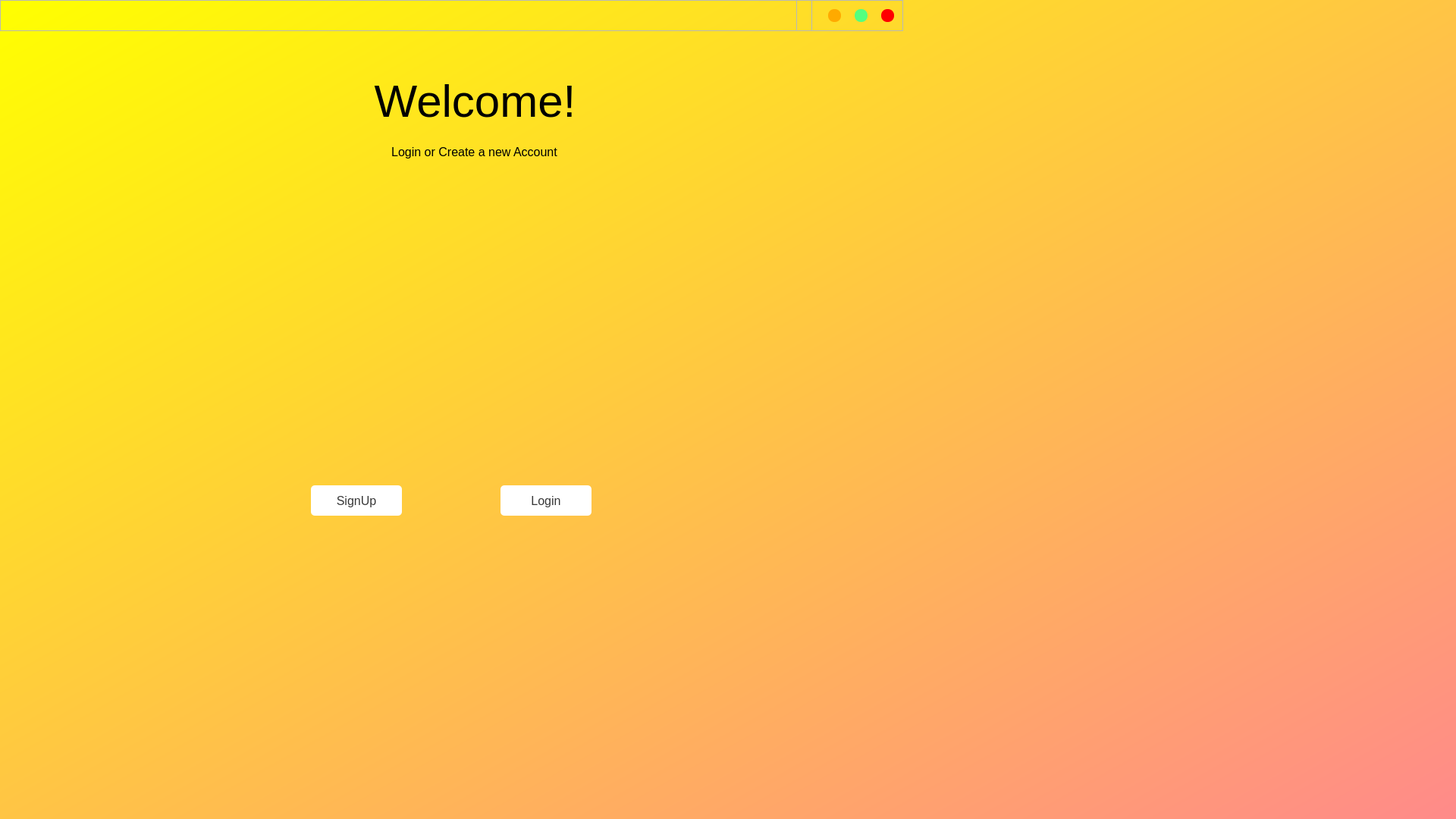
<?xml version="1.0" encoding="UTF-8"?>
<ui version="4.0">
 <class>Dialog</class>
 <widget class="QDialog" name="Dialog">
  <property name="geometry">
   <rect>
    <x>0</x>
    <y>0</y>
    <width>1920</width>
    <height>1080</height>
   </rect>
  </property>
  <property name="sizePolicy">
   <sizepolicy hsizetype="Expanding" vsizetype="Expanding">
    <horstretch>0</horstretch>
    <verstretch>0</verstretch>
   </sizepolicy>
  </property>
  <property name="maximumSize">
   <size>
    <width>16777215</width>
    <height>16777215</height>
   </size>
  </property>
  <property name="windowTitle">
   <string>Dialog</string>
  </property>
  <property name="styleSheet">
   <string notr="true">QDialog#Dialog{background-color:qlineargradient(spread:pad, x1:0, y1:0, x2:1, y2:1, stop:0 rgba(255, 255, 0, 255), stop:1 rgba(255, 138, 138, 255));
border-radius:15px;
}</string>
  </property>
  <widget class="QFrame" name="frame">
   <property name="geometry">
    <rect>
     <x>0</x>
     <y>0</y>
     <width>1311</width>
     <height>851</height>
    </rect>
   </property>
   <property name="sizePolicy">
    <sizepolicy hsizetype="Fixed" vsizetype="Fixed">
     <horstretch>0</horstretch>
     <verstretch>0</verstretch>
    </sizepolicy>
   </property>
   <property name="layoutDirection">
    <enum>Qt::LeftToRight</enum>
   </property>
   <property name="autoFillBackground">
    <bool>false</bool>
   </property>
   <property name="styleSheet">
    <string notr="true">QWidget#widget{
background-color:qlineargradient(spread:pad, x1:0, y1:0, x2:1, y2:1, stop:0 rgba(255, 255, 0, 255), stop:1 rgba(255, 138, 138, 255));
border-radius:15px;
}</string>
   </property>
   <property name="frameShape">
    <enum>QFrame::NoFrame</enum>
   </property>
   <widget class="QPushButton" name="face">
    <property name="geometry">
     <rect>
      <x>210</x>
      <y>280</y>
      <width>320</width>
      <height>300</height>
     </rect>
    </property>
    <property name="styleSheet">
     <string notr="true">QPushButton#face{
border-image:url(&quot;mask.jpg&quot;);
border-radius:10px;
border-width:1px;
}
QPushButton#face:pressed{
border-style:solid;
border-width:4px;
}
QPushButton#face:hover{
background-color:rgba(128,128,128,200 );
}
</string>
    </property>
    <property name="text">
     <string/>
    </property>
   </widget>
   <widget class="QPushButton" name="social">
    <property name="geometry">
     <rect>
      <x>660</x>
      <y>280</y>
      <width>320</width>
      <height>300</height>
     </rect>
    </property>
    <property name="styleSheet">
     <string notr="true">QPushButton#social{
border-image:url(&quot;social.jpg&quot;);
border-radius:10px;
border-width:1px;
}
QPushButton#social:pressed{
border-style:solid;
border-width:4px;
}</string>
    </property>
    <property name="text">
     <string/>
    </property>
   </widget>
   <widget class="QPushButton" name="pushButton_3">
    <property name="geometry">
     <rect>
      <x>410</x>
      <y>640</y>
      <width>120</width>
      <height>40</height>
     </rect>
    </property>
    <property name="font">
     <font>
      <pointsize>12</pointsize>
      <bold>false</bold>
     </font>
    </property>
    <property name="styleSheet">
     <string notr="true">QPushButton#pushButton_3{
background-color:rgba(255,255,255,255);
color:rgba(0,0,0,200);
border-radius:5px;
}
QPushButton#pushButton_3:pressed{
padding-left:5px;
padding-top:5px;
background-color:rgba(255,254,247,100);
background-position:calc(100% -5px)center;
}
QPushButton#pushButton_3:hover{
background-color:rgba(255,254,247,200 );
}
</string>
    </property>
    <property name="text">
     <string>SignUp</string>
    </property>
   </widget>
   <widget class="QPushButton" name="pushButton_4">
    <property name="geometry">
     <rect>
      <x>660</x>
      <y>640</y>
      <width>120</width>
      <height>40</height>
     </rect>
    </property>
    <property name="font">
     <font>
      <pointsize>12</pointsize>
      <bold>false</bold>
     </font>
    </property>
    <property name="styleSheet">
     <string notr="true">QPushButton#pushButton_4{
background-color:rgba(255,255,255,255);
color:rgba(0,0,0,200);
border-radius:5px;
}
QPushButton#pushButton_4:pressed{
padding-left:5px;
padding-top:5px;
background-color:rgba(50,50,50,100);
background-position:calc(100% -5px)center;
}
QPushButton#pushButton_4:hover{
background-color:rgba(255,254,247,200);
}
</string>
    </property>
    <property name="text">
     <string>Login</string>
    </property>
   </widget>
   <widget class="QLabel" name="label">
    <property name="geometry">
     <rect>
      <x>61</x>
      <y>77</y>
      <width>1131</width>
      <height>111</height>
     </rect>
    </property>
    <property name="minimumSize">
     <size>
      <width>0</width>
      <height>68</height>
     </size>
    </property>
    <property name="font">
     <font>
      <pointsize>45</pointsize>
      <italic>false</italic>
      <bold>false</bold>
     </font>
    </property>
    <property name="styleSheet">
     <string notr="true">font: 45pt &quot;MS Shell Dlg 2&quot;;
color:black</string>
    </property>
    <property name="text">
     <string>Welcome!</string>
    </property>
    <property name="alignment">
     <set>Qt::AlignCenter</set>
    </property>
   </widget>
   <widget class="QLabel" name="label_2">
    <property name="geometry">
     <rect>
      <x>60</x>
      <y>170</y>
      <width>1131</width>
      <height>61</height>
     </rect>
    </property>
    <property name="font">
     <font>
      <pointsize>12</pointsize>
      <italic>false</italic>
      <bold>false</bold>
     </font>
    </property>
    <property name="styleSheet">
     <string notr="true">font: 12pt &quot;MS Shell Dlg 2&quot;;
color:black</string>
    </property>
    <property name="text">
     <string>Login or Create a new Account</string>
    </property>
    <property name="alignment">
     <set>Qt::AlignCenter</set>
    </property>
   </widget>
  </widget>
  <widget class="QFrame" name="titlebar">
   <property name="geometry">
    <rect>
     <x>0</x>
     <y>0</y>
     <width>1191</width>
     <height>41</height>
    </rect>
   </property>
   <property name="layoutDirection">
    <enum>Qt::LeftToRight</enum>
   </property>
   <property name="frameShape">
    <enum>QFrame::StyledPanel</enum>
   </property>
   <property name="frameShadow">
    <enum>QFrame::Raised</enum>
   </property>
   <widget class="QFrame" name="frame_title">
    <property name="geometry">
     <rect>
      <x>0</x>
      <y>0</y>
      <width>1051</width>
      <height>41</height>
     </rect>
    </property>
    <property name="frameShape">
     <enum>QFrame::StyledPanel</enum>
    </property>
    <property name="frameShadow">
     <enum>QFrame::Raised</enum>
    </property>
    <widget class="QLabel" name="label_3">
     <property name="geometry">
      <rect>
       <x>10</x>
       <y>0</y>
       <width>621</width>
       <height>41</height>
      </rect>
     </property>
     <property name="font">
      <font>
       <pointsize>14</pointsize>
      </font>
     </property>
     <property name="styleSheet">
      <string notr="true">color:black</string>
     </property>
     <property name="text">
      <string/>
     </property>
    </widget>
   </widget>
   <widget class="QFrame" name="frame_buttons">
    <property name="geometry">
     <rect>
      <x>1070</x>
      <y>0</y>
      <width>131</width>
      <height>41</height>
     </rect>
    </property>
    <property name="frameShape">
     <enum>QFrame::StyledPanel</enum>
    </property>
    <property name="frameShadow">
     <enum>QFrame::Raised</enum>
    </property>
    <layout class="QHBoxLayout" name="horizontalLayout">
     <item>
      <widget class="QPushButton" name="min">
       <property name="minimumSize">
        <size>
         <width>16</width>
         <height>16</height>
        </size>
       </property>
       <property name="maximumSize">
        <size>
         <width>17</width>
         <height>17</height>
        </size>
       </property>
       <property name="styleSheet">
        <string notr="true">QPushButton{
border:none;
border-radius:8px;
background-color:rgba(255,170,0,255);
}
QPushButton:hover{
background-color:rgba(255,170,0,150)
}</string>
       </property>
       <property name="text">
        <string/>
       </property>
      </widget>
     </item>
     <item>
      <widget class="QPushButton" name="max">
       <property name="minimumSize">
        <size>
         <width>16</width>
         <height>16</height>
        </size>
       </property>
       <property name="maximumSize">
        <size>
         <width>17</width>
         <height>17</height>
        </size>
       </property>
       <property name="styleSheet">
        <string notr="true">QPushButton{
border:none;
border-radius:8px;
background-color:rgba(85,255,127,255);
}
QPushButton:hover{
background-color:rgba(85,255,127,150)
}</string>
       </property>
       <property name="text">
        <string/>
       </property>
      </widget>
     </item>
     <item>
      <widget class="QPushButton" name="close">
       <property name="minimumSize">
        <size>
         <width>16</width>
         <height>16</height>
        </size>
       </property>
       <property name="maximumSize">
        <size>
         <width>17</width>
         <height>17</height>
        </size>
       </property>
       <property name="styleSheet">
        <string notr="true">QPushButton{
border:none;
border-radius:8px;
background-color:rgb(255,0,0);
}
QPushButton:hover{
background-color:rgba(255,0,0,150)
}</string>
       </property>
       <property name="text">
        <string/>
       </property>
      </widget>
     </item>
    </layout>
   </widget>
  </widget>
 </widget>
 <resources/>
 <connections/>
</ui>
